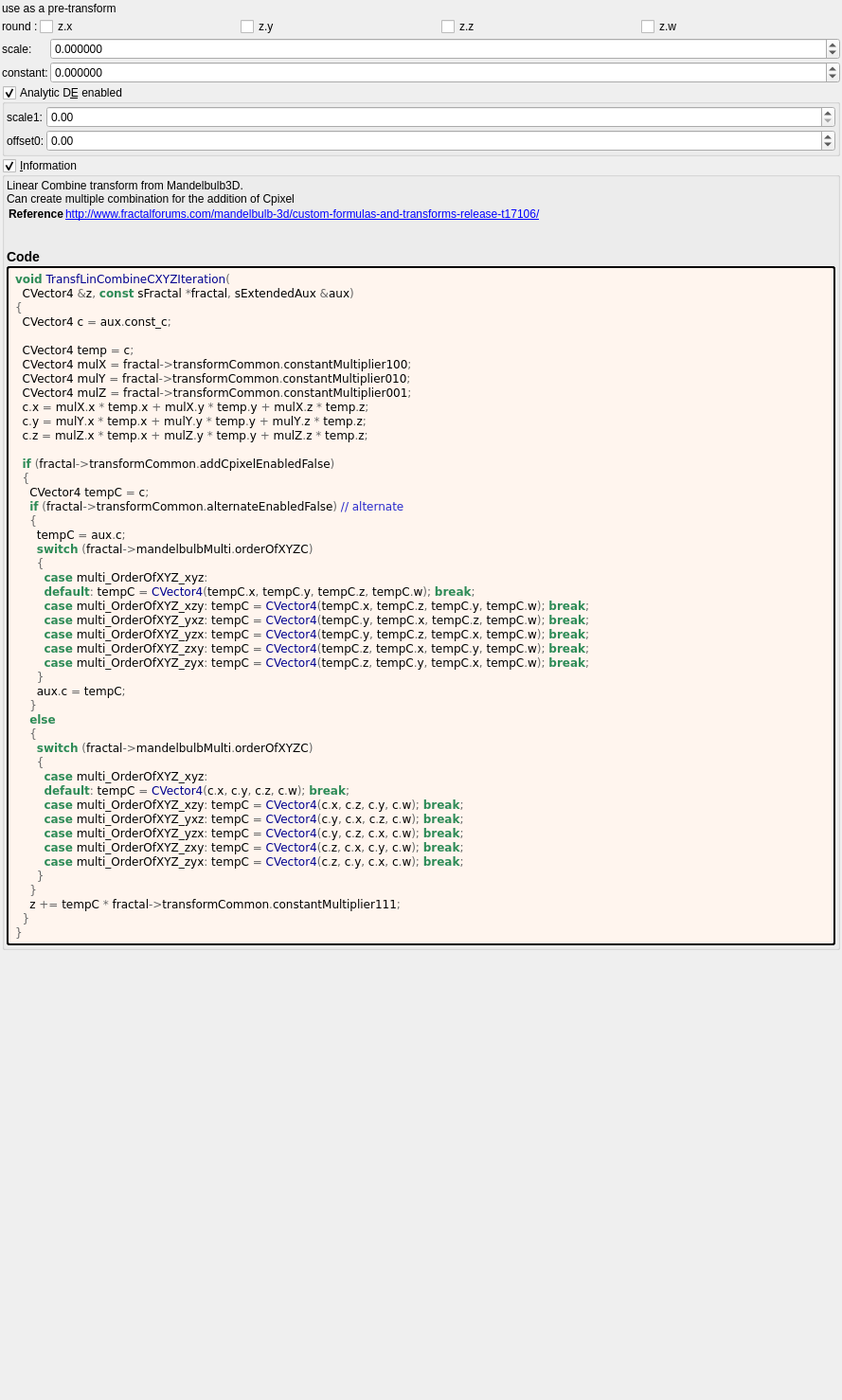
<?xml version="1.0" encoding="UTF-8"?>
<ui version="4.0">
 <class>Form</class>
 <widget class="QWidget" name="Form">
  <property name="geometry">
   <rect>
    <x>0</x>
    <y>0</y>
    <width>889</width>
    <height>1478</height>
   </rect>
  </property>
  <property name="windowTitle">
   <string notr="true">transf_lin_combine_cxyz</string>
  </property>
  <layout class="QVBoxLayout" name="verticalLayout">
   <property name="spacing">
    <number>2</number>
   </property>
   <property name="leftMargin">
    <number>2</number>
   </property>
   <property name="topMargin">
    <number>2</number>
   </property>
   <property name="rightMargin">
    <number>2</number>
   </property>
   <property name="bottomMargin">
    <number>2</number>
   </property>
   <item>
    <widget class="QLabel" name="label">
     <property name="toolTip">
      <string>&lt;html&gt;&lt;head/&gt;&lt;body&gt;&lt;p&gt;Cpixel is CVector3 c = ( c.x, c.y, c.z). It is each original point (pixel) in 3D space where the iteration starts from, ( c = original z for each point .) It is commonly found in formula structures z = f(z) + c.&lt;/p&gt;&lt;p&gt;The Cpixel multiplier effectively scales this point &amp;quot;c&amp;quot;.&lt;/p&gt;&lt;/body&gt;&lt;/html&gt;</string>
     </property>
     <property name="text">
      <string>use as a pre-transform</string>
     </property>
     <property name="wordWrap">
      <bool>true</bool>
     </property>
    </widget>
   </item>
   <item>
    <layout class="QGridLayout" name="gridLayout_50" columnstretch="0,1,1,1,1">
     <property name="spacing">
      <number>2</number>
     </property>
     <item row="0" column="0">
      <widget class="QLabel" name="label_40">
       <property name="text">
        <string notr="true">round :</string>
       </property>
      </widget>
     </item>
     <item row="0" column="3">
      <widget class="MyCheckBox" name="checkBox_transf_function_enabledz">
       <property name="text">
        <string notr="true">z.z</string>
       </property>
      </widget>
     </item>
     <item row="0" column="1">
      <widget class="MyCheckBox" name="checkBox_transf_function_enabledx">
       <property name="text">
        <string notr="true">z.x</string>
       </property>
      </widget>
     </item>
     <item row="0" column="2">
      <widget class="MyCheckBox" name="checkBox_transf_function_enabledy">
       <property name="text">
        <string notr="true">z.y</string>
       </property>
      </widget>
     </item>
     <item row="0" column="4">
      <widget class="MyCheckBox" name="checkBox_transf_function_enabledw_false">
       <property name="text">
        <string notr="true">z.w</string>
       </property>
      </widget>
     </item>
    </layout>
   </item>
   <item>
    <layout class="QGridLayout" name="gridLayout_51" columnstretch="0,1">
     <property name="spacing">
      <number>2</number>
     </property>
     <item row="0" column="1">
      <widget class="MyDoubleSpinBox" name="spinbox_transf_scale_25">
       <property name="sizePolicy">
        <sizepolicy hsizetype="Minimum" vsizetype="Maximum">
         <horstretch>0</horstretch>
         <verstretch>0</verstretch>
        </sizepolicy>
       </property>
       <property name="prefix">
        <string/>
       </property>
       <property name="suffix">
        <string/>
       </property>
       <property name="decimals">
        <number>6</number>
       </property>
       <property name="minimum">
        <double>-99.989999999999995</double>
       </property>
       <property name="maximum">
        <double>99.989999999999995</double>
       </property>
       <property name="singleStep">
        <double>0.100000000000000</double>
       </property>
      </widget>
     </item>
     <item row="0" column="0">
      <widget class="QLabel" name="label_43">
       <property name="text">
        <string notr="true">scale:</string>
       </property>
      </widget>
     </item>
     <item row="1" column="0">
      <widget class="QLabel" name="label_131">
       <property name="text">
        <string notr="true">constant:</string>
       </property>
      </widget>
     </item>
     <item row="1" column="1">
      <widget class="MyDoubleSpinBox" name="spinbox_transf_scale_16">
       <property name="sizePolicy">
        <sizepolicy hsizetype="Minimum" vsizetype="Maximum">
         <horstretch>0</horstretch>
         <verstretch>0</verstretch>
        </sizepolicy>
       </property>
       <property name="prefix">
        <string/>
       </property>
       <property name="suffix">
        <string/>
       </property>
       <property name="decimals">
        <number>6</number>
       </property>
       <property name="minimum">
        <double>-99.989999999999995</double>
       </property>
       <property name="maximum">
        <double>99.989999999999995</double>
       </property>
       <property name="singleStep">
        <double>0.100000000000000</double>
       </property>
      </widget>
     </item>
    </layout>
   </item>
   <item>
    <widget class="MyGroupBox" name="groupCheck_analyticDE_enabled_false">
     <property name="title">
      <string>Analytic D&amp;E enabled</string>
     </property>
     <property name="checkable">
      <bool>true</bool>
     </property>
     <layout class="QVBoxLayout" name="verticalLayout_12" stretch="0">
      <property name="spacing">
       <number>2</number>
      </property>
      <property name="leftMargin">
       <number>2</number>
      </property>
      <property name="topMargin">
       <number>2</number>
      </property>
      <property name="rightMargin">
       <number>2</number>
      </property>
      <property name="bottomMargin">
       <number>2</number>
      </property>
      <item>
       <layout class="QGridLayout" name="gridLayout_28" columnstretch="0,0,1">
        <property name="spacing">
         <number>2</number>
        </property>
        <item row="1" column="1">
         <widget class="QLabel" name="label_178">
          <property name="text">
           <string>offset0:</string>
          </property>
         </widget>
        </item>
        <item row="0" column="1">
         <widget class="QLabel" name="label_179">
          <property name="text">
           <string>scale1:</string>
          </property>
         </widget>
        </item>
        <item row="0" column="2">
         <widget class="MyDoubleSpinBox" name="spinbox_analyticDE_scale_1">
          <property name="sizePolicy">
           <sizepolicy hsizetype="Minimum" vsizetype="Maximum">
            <horstretch>0</horstretch>
            <verstretch>0</verstretch>
           </sizepolicy>
          </property>
          <property name="prefix">
           <string/>
          </property>
          <property name="suffix">
           <string/>
          </property>
          <property name="decimals">
           <number>2</number>
          </property>
          <property name="minimum">
           <double>0.000000000000000</double>
          </property>
          <property name="maximum">
           <double>99.989999999999995</double>
          </property>
          <property name="singleStep">
           <double>0.100000000000000</double>
          </property>
         </widget>
        </item>
        <item row="1" column="2">
         <widget class="MyDoubleSpinBox" name="spinbox_analyticDE_offset_0">
          <property name="sizePolicy">
           <sizepolicy hsizetype="Minimum" vsizetype="Maximum">
            <horstretch>0</horstretch>
            <verstretch>0</verstretch>
           </sizepolicy>
          </property>
          <property name="prefix">
           <string/>
          </property>
          <property name="suffix">
           <string/>
          </property>
          <property name="decimals">
           <number>2</number>
          </property>
          <property name="minimum">
           <double>-99.989999999999995</double>
          </property>
          <property name="maximum">
           <double>99.989999999999995</double>
          </property>
          <property name="singleStep">
           <double>0.100000000000000</double>
          </property>
         </widget>
        </item>
       </layout>
      </item>
     </layout>
    </widget>
   </item>
   <item>
    <widget class="MyGroupBox" name="groupCheck_info">
     <property name="title">
      <string>&amp;Information</string>
     </property>
     <property name="flat">
      <bool>false</bool>
     </property>
     <property name="checkable">
      <bool>true</bool>
     </property>
     <layout class="QVBoxLayout" name="verticalLayout_2">
      <property name="spacing">
       <number>2</number>
      </property>
      <property name="leftMargin">
       <number>2</number>
      </property>
      <property name="topMargin">
       <number>2</number>
      </property>
      <property name="rightMargin">
       <number>2</number>
      </property>
      <property name="bottomMargin">
       <number>2</number>
      </property>
      <item>
       <widget class="QLabel" name="label_information_general">
        <property name="text">
         <string notr="true">&lt;p&gt;Linear Combine transform from Mandelbulb3D.&lt;br&gt;Can create multiple combination for the addition of Cpixel&lt;/p&gt;&lt;table&gt;
&lt;tr&gt;&lt;th&gt;Reference&lt;/th&gt;&lt;td&gt;&lt;a href=&quot;http://www.fractalforums.com/mandelbulb-3d/custom-formulas-and-transforms-release-t17106/&quot;&gt;http://www.fractalforums.com/mandelbulb-3d/custom-formulas-and-transforms-release-t17106/&lt;br&gt;
&lt;/td&gt;&lt;/tr&gt;
&lt;/table&gt;
&lt;h3&gt;Code&lt;/h3&gt;</string>
        </property>
        <property name="wordWrap">
         <bool>true</bool>
        </property>
        <property name="openExternalLinks">
         <bool>true</bool>
        </property>
        <property name="textInteractionFlags">
         <set>Qt::LinksAccessibleByMouse|Qt::TextSelectableByMouse</set>
        </property>
       </widget>
      </item>
      <item>
       <widget class="QLabel" name="label_code_content">
        <property name="styleSheet">
         <string notr="true">border-style: outset; border-width: 2px; border-radius: 3px; border-color: black; background-color: #fff5ee; padding: 4px;</string>
        </property>
        <property name="text">
         <string notr="true">&lt;body style=&quot;background-color:#fff5ee&quot;&gt;
&lt;pre style=&quot;color:#000000; background-color:#fff5ee;  font-family:'Courier New',monospace;&quot;&gt;&lt;span style=&quot;color:#2e8b57; font-weight:bold&quot;&gt;void&lt;/span&gt; &lt;span style=&quot;color:#00008f&quot;&gt;TransfLinCombineCXYZIteration&lt;/span&gt;&lt;span style=&quot;color:#676767&quot;&gt;(&lt;/span&gt;
  CVector4 &lt;span style=&quot;color:#676767&quot;&gt;&amp;amp;&lt;/span&gt;z&lt;span style=&quot;color:#676767&quot;&gt;,&lt;/span&gt; &lt;span style=&quot;color:#2e8b57; font-weight:bold&quot;&gt;const&lt;/span&gt; sFractal &lt;span style=&quot;color:#676767&quot;&gt;*&lt;/span&gt;fractal&lt;span style=&quot;color:#676767&quot;&gt;,&lt;/span&gt; sExtendedAux &lt;span style=&quot;color:#676767&quot;&gt;&amp;amp;&lt;/span&gt;aux&lt;span style=&quot;color:#676767&quot;&gt;)&lt;/span&gt;
&lt;span style=&quot;color:#676767&quot;&gt;{&lt;/span&gt;
  CVector4 c &lt;span style=&quot;color:#676767&quot;&gt;=&lt;/span&gt; aux&lt;span style=&quot;color:#676767&quot;&gt;.&lt;/span&gt;const_c&lt;span style=&quot;color:#676767&quot;&gt;;&lt;/span&gt;

  CVector4 temp &lt;span style=&quot;color:#676767&quot;&gt;=&lt;/span&gt; c&lt;span style=&quot;color:#676767&quot;&gt;;&lt;/span&gt;
  CVector4 mulX &lt;span style=&quot;color:#676767&quot;&gt;=&lt;/span&gt; fractal&lt;span style=&quot;color:#676767&quot;&gt;-&amp;gt;&lt;/span&gt;transformCommon&lt;span style=&quot;color:#676767&quot;&gt;.&lt;/span&gt;constantMultiplier100&lt;span style=&quot;color:#676767&quot;&gt;;&lt;/span&gt;
  CVector4 mulY &lt;span style=&quot;color:#676767&quot;&gt;=&lt;/span&gt; fractal&lt;span style=&quot;color:#676767&quot;&gt;-&amp;gt;&lt;/span&gt;transformCommon&lt;span style=&quot;color:#676767&quot;&gt;.&lt;/span&gt;constantMultiplier010&lt;span style=&quot;color:#676767&quot;&gt;;&lt;/span&gt;
  CVector4 mulZ &lt;span style=&quot;color:#676767&quot;&gt;=&lt;/span&gt; fractal&lt;span style=&quot;color:#676767&quot;&gt;-&amp;gt;&lt;/span&gt;transformCommon&lt;span style=&quot;color:#676767&quot;&gt;.&lt;/span&gt;constantMultiplier001&lt;span style=&quot;color:#676767&quot;&gt;;&lt;/span&gt;
  c&lt;span style=&quot;color:#676767&quot;&gt;.&lt;/span&gt;x &lt;span style=&quot;color:#676767&quot;&gt;=&lt;/span&gt; mulX&lt;span style=&quot;color:#676767&quot;&gt;.&lt;/span&gt;x &lt;span style=&quot;color:#676767&quot;&gt;*&lt;/span&gt; temp&lt;span style=&quot;color:#676767&quot;&gt;.&lt;/span&gt;x &lt;span style=&quot;color:#676767&quot;&gt;+&lt;/span&gt; mulX&lt;span style=&quot;color:#676767&quot;&gt;.&lt;/span&gt;y &lt;span style=&quot;color:#676767&quot;&gt;*&lt;/span&gt; temp&lt;span style=&quot;color:#676767&quot;&gt;.&lt;/span&gt;y &lt;span style=&quot;color:#676767&quot;&gt;+&lt;/span&gt; mulX&lt;span style=&quot;color:#676767&quot;&gt;.&lt;/span&gt;z &lt;span style=&quot;color:#676767&quot;&gt;*&lt;/span&gt; temp&lt;span style=&quot;color:#676767&quot;&gt;.&lt;/span&gt;z&lt;span style=&quot;color:#676767&quot;&gt;;&lt;/span&gt;
  c&lt;span style=&quot;color:#676767&quot;&gt;.&lt;/span&gt;y &lt;span style=&quot;color:#676767&quot;&gt;=&lt;/span&gt; mulY&lt;span style=&quot;color:#676767&quot;&gt;.&lt;/span&gt;x &lt;span style=&quot;color:#676767&quot;&gt;*&lt;/span&gt; temp&lt;span style=&quot;color:#676767&quot;&gt;.&lt;/span&gt;x &lt;span style=&quot;color:#676767&quot;&gt;+&lt;/span&gt; mulY&lt;span style=&quot;color:#676767&quot;&gt;.&lt;/span&gt;y &lt;span style=&quot;color:#676767&quot;&gt;*&lt;/span&gt; temp&lt;span style=&quot;color:#676767&quot;&gt;.&lt;/span&gt;y &lt;span style=&quot;color:#676767&quot;&gt;+&lt;/span&gt; mulY&lt;span style=&quot;color:#676767&quot;&gt;.&lt;/span&gt;z &lt;span style=&quot;color:#676767&quot;&gt;*&lt;/span&gt; temp&lt;span style=&quot;color:#676767&quot;&gt;.&lt;/span&gt;z&lt;span style=&quot;color:#676767&quot;&gt;;&lt;/span&gt;
  c&lt;span style=&quot;color:#676767&quot;&gt;.&lt;/span&gt;z &lt;span style=&quot;color:#676767&quot;&gt;=&lt;/span&gt; mulZ&lt;span style=&quot;color:#676767&quot;&gt;.&lt;/span&gt;x &lt;span style=&quot;color:#676767&quot;&gt;*&lt;/span&gt; temp&lt;span style=&quot;color:#676767&quot;&gt;.&lt;/span&gt;x &lt;span style=&quot;color:#676767&quot;&gt;+&lt;/span&gt; mulZ&lt;span style=&quot;color:#676767&quot;&gt;.&lt;/span&gt;y &lt;span style=&quot;color:#676767&quot;&gt;*&lt;/span&gt; temp&lt;span style=&quot;color:#676767&quot;&gt;.&lt;/span&gt;y &lt;span style=&quot;color:#676767&quot;&gt;+&lt;/span&gt; mulZ&lt;span style=&quot;color:#676767&quot;&gt;.&lt;/span&gt;z &lt;span style=&quot;color:#676767&quot;&gt;*&lt;/span&gt; temp&lt;span style=&quot;color:#676767&quot;&gt;.&lt;/span&gt;z&lt;span style=&quot;color:#676767&quot;&gt;;&lt;/span&gt;

  &lt;span style=&quot;color:#2e8b57; font-weight:bold&quot;&gt;if&lt;/span&gt; &lt;span style=&quot;color:#676767&quot;&gt;(&lt;/span&gt;fractal&lt;span style=&quot;color:#676767&quot;&gt;-&amp;gt;&lt;/span&gt;transformCommon&lt;span style=&quot;color:#676767&quot;&gt;.&lt;/span&gt;addCpixelEnabledFalse&lt;span style=&quot;color:#676767&quot;&gt;)&lt;/span&gt;
  &lt;span style=&quot;color:#676767&quot;&gt;{&lt;/span&gt;
    CVector4 tempC &lt;span style=&quot;color:#676767&quot;&gt;=&lt;/span&gt; c&lt;span style=&quot;color:#676767&quot;&gt;;&lt;/span&gt;
    &lt;span style=&quot;color:#2e8b57; font-weight:bold&quot;&gt;if&lt;/span&gt; &lt;span style=&quot;color:#676767&quot;&gt;(&lt;/span&gt;fractal&lt;span style=&quot;color:#676767&quot;&gt;-&amp;gt;&lt;/span&gt;transformCommon&lt;span style=&quot;color:#676767&quot;&gt;.&lt;/span&gt;alternateEnabledFalse&lt;span style=&quot;color:#676767&quot;&gt;)&lt;/span&gt; &lt;span style=&quot;color:#2929cc&quot;&gt;// alternate&lt;/span&gt;
    &lt;span style=&quot;color:#676767&quot;&gt;{&lt;/span&gt;
      tempC &lt;span style=&quot;color:#676767&quot;&gt;=&lt;/span&gt; aux&lt;span style=&quot;color:#676767&quot;&gt;.&lt;/span&gt;c&lt;span style=&quot;color:#676767&quot;&gt;;&lt;/span&gt;
      &lt;span style=&quot;color:#2e8b57; font-weight:bold&quot;&gt;switch&lt;/span&gt; &lt;span style=&quot;color:#676767&quot;&gt;(&lt;/span&gt;fractal&lt;span style=&quot;color:#676767&quot;&gt;-&amp;gt;&lt;/span&gt;mandelbulbMulti&lt;span style=&quot;color:#676767&quot;&gt;.&lt;/span&gt;orderOfXYZC&lt;span style=&quot;color:#676767&quot;&gt;)&lt;/span&gt;
      &lt;span style=&quot;color:#676767&quot;&gt;{&lt;/span&gt;
        &lt;span style=&quot;color:#2e8b57; font-weight:bold&quot;&gt;case&lt;/span&gt; multi_OrderOfXYZ_xyz&lt;span style=&quot;color:#676767&quot;&gt;:&lt;/span&gt;
        &lt;span style=&quot;color:#2e8b57; font-weight:bold&quot;&gt;default&lt;/span&gt;&lt;span style=&quot;color:#676767&quot;&gt;:&lt;/span&gt; tempC &lt;span style=&quot;color:#676767&quot;&gt;=&lt;/span&gt; &lt;span style=&quot;color:#00008f&quot;&gt;CVector4&lt;/span&gt;&lt;span style=&quot;color:#676767&quot;&gt;(&lt;/span&gt;tempC&lt;span style=&quot;color:#676767&quot;&gt;.&lt;/span&gt;x&lt;span style=&quot;color:#676767&quot;&gt;,&lt;/span&gt; tempC&lt;span style=&quot;color:#676767&quot;&gt;.&lt;/span&gt;y&lt;span style=&quot;color:#676767&quot;&gt;,&lt;/span&gt; tempC&lt;span style=&quot;color:#676767&quot;&gt;.&lt;/span&gt;z&lt;span style=&quot;color:#676767&quot;&gt;,&lt;/span&gt; tempC&lt;span style=&quot;color:#676767&quot;&gt;.&lt;/span&gt;w&lt;span style=&quot;color:#676767&quot;&gt;);&lt;/span&gt; &lt;span style=&quot;color:#2e8b57; font-weight:bold&quot;&gt;break&lt;/span&gt;&lt;span style=&quot;color:#676767&quot;&gt;;&lt;/span&gt;
        &lt;span style=&quot;color:#2e8b57; font-weight:bold&quot;&gt;case&lt;/span&gt; multi_OrderOfXYZ_xzy&lt;span style=&quot;color:#676767&quot;&gt;:&lt;/span&gt; tempC &lt;span style=&quot;color:#676767&quot;&gt;=&lt;/span&gt; &lt;span style=&quot;color:#00008f&quot;&gt;CVector4&lt;/span&gt;&lt;span style=&quot;color:#676767&quot;&gt;(&lt;/span&gt;tempC&lt;span style=&quot;color:#676767&quot;&gt;.&lt;/span&gt;x&lt;span style=&quot;color:#676767&quot;&gt;,&lt;/span&gt; tempC&lt;span style=&quot;color:#676767&quot;&gt;.&lt;/span&gt;z&lt;span style=&quot;color:#676767&quot;&gt;,&lt;/span&gt; tempC&lt;span style=&quot;color:#676767&quot;&gt;.&lt;/span&gt;y&lt;span style=&quot;color:#676767&quot;&gt;,&lt;/span&gt; tempC&lt;span style=&quot;color:#676767&quot;&gt;.&lt;/span&gt;w&lt;span style=&quot;color:#676767&quot;&gt;);&lt;/span&gt; &lt;span style=&quot;color:#2e8b57; font-weight:bold&quot;&gt;break&lt;/span&gt;&lt;span style=&quot;color:#676767&quot;&gt;;&lt;/span&gt;
        &lt;span style=&quot;color:#2e8b57; font-weight:bold&quot;&gt;case&lt;/span&gt; multi_OrderOfXYZ_yxz&lt;span style=&quot;color:#676767&quot;&gt;:&lt;/span&gt; tempC &lt;span style=&quot;color:#676767&quot;&gt;=&lt;/span&gt; &lt;span style=&quot;color:#00008f&quot;&gt;CVector4&lt;/span&gt;&lt;span style=&quot;color:#676767&quot;&gt;(&lt;/span&gt;tempC&lt;span style=&quot;color:#676767&quot;&gt;.&lt;/span&gt;y&lt;span style=&quot;color:#676767&quot;&gt;,&lt;/span&gt; tempC&lt;span style=&quot;color:#676767&quot;&gt;.&lt;/span&gt;x&lt;span style=&quot;color:#676767&quot;&gt;,&lt;/span&gt; tempC&lt;span style=&quot;color:#676767&quot;&gt;.&lt;/span&gt;z&lt;span style=&quot;color:#676767&quot;&gt;,&lt;/span&gt; tempC&lt;span style=&quot;color:#676767&quot;&gt;.&lt;/span&gt;w&lt;span style=&quot;color:#676767&quot;&gt;);&lt;/span&gt; &lt;span style=&quot;color:#2e8b57; font-weight:bold&quot;&gt;break&lt;/span&gt;&lt;span style=&quot;color:#676767&quot;&gt;;&lt;/span&gt;
        &lt;span style=&quot;color:#2e8b57; font-weight:bold&quot;&gt;case&lt;/span&gt; multi_OrderOfXYZ_yzx&lt;span style=&quot;color:#676767&quot;&gt;:&lt;/span&gt; tempC &lt;span style=&quot;color:#676767&quot;&gt;=&lt;/span&gt; &lt;span style=&quot;color:#00008f&quot;&gt;CVector4&lt;/span&gt;&lt;span style=&quot;color:#676767&quot;&gt;(&lt;/span&gt;tempC&lt;span style=&quot;color:#676767&quot;&gt;.&lt;/span&gt;y&lt;span style=&quot;color:#676767&quot;&gt;,&lt;/span&gt; tempC&lt;span style=&quot;color:#676767&quot;&gt;.&lt;/span&gt;z&lt;span style=&quot;color:#676767&quot;&gt;,&lt;/span&gt; tempC&lt;span style=&quot;color:#676767&quot;&gt;.&lt;/span&gt;x&lt;span style=&quot;color:#676767&quot;&gt;,&lt;/span&gt; tempC&lt;span style=&quot;color:#676767&quot;&gt;.&lt;/span&gt;w&lt;span style=&quot;color:#676767&quot;&gt;);&lt;/span&gt; &lt;span style=&quot;color:#2e8b57; font-weight:bold&quot;&gt;break&lt;/span&gt;&lt;span style=&quot;color:#676767&quot;&gt;;&lt;/span&gt;
        &lt;span style=&quot;color:#2e8b57; font-weight:bold&quot;&gt;case&lt;/span&gt; multi_OrderOfXYZ_zxy&lt;span style=&quot;color:#676767&quot;&gt;:&lt;/span&gt; tempC &lt;span style=&quot;color:#676767&quot;&gt;=&lt;/span&gt; &lt;span style=&quot;color:#00008f&quot;&gt;CVector4&lt;/span&gt;&lt;span style=&quot;color:#676767&quot;&gt;(&lt;/span&gt;tempC&lt;span style=&quot;color:#676767&quot;&gt;.&lt;/span&gt;z&lt;span style=&quot;color:#676767&quot;&gt;,&lt;/span&gt; tempC&lt;span style=&quot;color:#676767&quot;&gt;.&lt;/span&gt;x&lt;span style=&quot;color:#676767&quot;&gt;,&lt;/span&gt; tempC&lt;span style=&quot;color:#676767&quot;&gt;.&lt;/span&gt;y&lt;span style=&quot;color:#676767&quot;&gt;,&lt;/span&gt; tempC&lt;span style=&quot;color:#676767&quot;&gt;.&lt;/span&gt;w&lt;span style=&quot;color:#676767&quot;&gt;);&lt;/span&gt; &lt;span style=&quot;color:#2e8b57; font-weight:bold&quot;&gt;break&lt;/span&gt;&lt;span style=&quot;color:#676767&quot;&gt;;&lt;/span&gt;
        &lt;span style=&quot;color:#2e8b57; font-weight:bold&quot;&gt;case&lt;/span&gt; multi_OrderOfXYZ_zyx&lt;span style=&quot;color:#676767&quot;&gt;:&lt;/span&gt; tempC &lt;span style=&quot;color:#676767&quot;&gt;=&lt;/span&gt; &lt;span style=&quot;color:#00008f&quot;&gt;CVector4&lt;/span&gt;&lt;span style=&quot;color:#676767&quot;&gt;(&lt;/span&gt;tempC&lt;span style=&quot;color:#676767&quot;&gt;.&lt;/span&gt;z&lt;span style=&quot;color:#676767&quot;&gt;,&lt;/span&gt; tempC&lt;span style=&quot;color:#676767&quot;&gt;.&lt;/span&gt;y&lt;span style=&quot;color:#676767&quot;&gt;,&lt;/span&gt; tempC&lt;span style=&quot;color:#676767&quot;&gt;.&lt;/span&gt;x&lt;span style=&quot;color:#676767&quot;&gt;,&lt;/span&gt; tempC&lt;span style=&quot;color:#676767&quot;&gt;.&lt;/span&gt;w&lt;span style=&quot;color:#676767&quot;&gt;);&lt;/span&gt; &lt;span style=&quot;color:#2e8b57; font-weight:bold&quot;&gt;break&lt;/span&gt;&lt;span style=&quot;color:#676767&quot;&gt;;&lt;/span&gt;
      &lt;span style=&quot;color:#676767&quot;&gt;}&lt;/span&gt;
      aux&lt;span style=&quot;color:#676767&quot;&gt;.&lt;/span&gt;c &lt;span style=&quot;color:#676767&quot;&gt;=&lt;/span&gt; tempC&lt;span style=&quot;color:#676767&quot;&gt;;&lt;/span&gt;
    &lt;span style=&quot;color:#676767&quot;&gt;}&lt;/span&gt;
    &lt;span style=&quot;color:#2e8b57; font-weight:bold&quot;&gt;else&lt;/span&gt;
    &lt;span style=&quot;color:#676767&quot;&gt;{&lt;/span&gt;
      &lt;span style=&quot;color:#2e8b57; font-weight:bold&quot;&gt;switch&lt;/span&gt; &lt;span style=&quot;color:#676767&quot;&gt;(&lt;/span&gt;fractal&lt;span style=&quot;color:#676767&quot;&gt;-&amp;gt;&lt;/span&gt;mandelbulbMulti&lt;span style=&quot;color:#676767&quot;&gt;.&lt;/span&gt;orderOfXYZC&lt;span style=&quot;color:#676767&quot;&gt;)&lt;/span&gt;
      &lt;span style=&quot;color:#676767&quot;&gt;{&lt;/span&gt;
        &lt;span style=&quot;color:#2e8b57; font-weight:bold&quot;&gt;case&lt;/span&gt; multi_OrderOfXYZ_xyz&lt;span style=&quot;color:#676767&quot;&gt;:&lt;/span&gt;
        &lt;span style=&quot;color:#2e8b57; font-weight:bold&quot;&gt;default&lt;/span&gt;&lt;span style=&quot;color:#676767&quot;&gt;:&lt;/span&gt; tempC &lt;span style=&quot;color:#676767&quot;&gt;=&lt;/span&gt; &lt;span style=&quot;color:#00008f&quot;&gt;CVector4&lt;/span&gt;&lt;span style=&quot;color:#676767&quot;&gt;(&lt;/span&gt;c&lt;span style=&quot;color:#676767&quot;&gt;.&lt;/span&gt;x&lt;span style=&quot;color:#676767&quot;&gt;,&lt;/span&gt; c&lt;span style=&quot;color:#676767&quot;&gt;.&lt;/span&gt;y&lt;span style=&quot;color:#676767&quot;&gt;,&lt;/span&gt; c&lt;span style=&quot;color:#676767&quot;&gt;.&lt;/span&gt;z&lt;span style=&quot;color:#676767&quot;&gt;,&lt;/span&gt; c&lt;span style=&quot;color:#676767&quot;&gt;.&lt;/span&gt;w&lt;span style=&quot;color:#676767&quot;&gt;);&lt;/span&gt; &lt;span style=&quot;color:#2e8b57; font-weight:bold&quot;&gt;break&lt;/span&gt;&lt;span style=&quot;color:#676767&quot;&gt;;&lt;/span&gt;
        &lt;span style=&quot;color:#2e8b57; font-weight:bold&quot;&gt;case&lt;/span&gt; multi_OrderOfXYZ_xzy&lt;span style=&quot;color:#676767&quot;&gt;:&lt;/span&gt; tempC &lt;span style=&quot;color:#676767&quot;&gt;=&lt;/span&gt; &lt;span style=&quot;color:#00008f&quot;&gt;CVector4&lt;/span&gt;&lt;span style=&quot;color:#676767&quot;&gt;(&lt;/span&gt;c&lt;span style=&quot;color:#676767&quot;&gt;.&lt;/span&gt;x&lt;span style=&quot;color:#676767&quot;&gt;,&lt;/span&gt; c&lt;span style=&quot;color:#676767&quot;&gt;.&lt;/span&gt;z&lt;span style=&quot;color:#676767&quot;&gt;,&lt;/span&gt; c&lt;span style=&quot;color:#676767&quot;&gt;.&lt;/span&gt;y&lt;span style=&quot;color:#676767&quot;&gt;,&lt;/span&gt; c&lt;span style=&quot;color:#676767&quot;&gt;.&lt;/span&gt;w&lt;span style=&quot;color:#676767&quot;&gt;);&lt;/span&gt; &lt;span style=&quot;color:#2e8b57; font-weight:bold&quot;&gt;break&lt;/span&gt;&lt;span style=&quot;color:#676767&quot;&gt;;&lt;/span&gt;
        &lt;span style=&quot;color:#2e8b57; font-weight:bold&quot;&gt;case&lt;/span&gt; multi_OrderOfXYZ_yxz&lt;span style=&quot;color:#676767&quot;&gt;:&lt;/span&gt; tempC &lt;span style=&quot;color:#676767&quot;&gt;=&lt;/span&gt; &lt;span style=&quot;color:#00008f&quot;&gt;CVector4&lt;/span&gt;&lt;span style=&quot;color:#676767&quot;&gt;(&lt;/span&gt;c&lt;span style=&quot;color:#676767&quot;&gt;.&lt;/span&gt;y&lt;span style=&quot;color:#676767&quot;&gt;,&lt;/span&gt; c&lt;span style=&quot;color:#676767&quot;&gt;.&lt;/span&gt;x&lt;span style=&quot;color:#676767&quot;&gt;,&lt;/span&gt; c&lt;span style=&quot;color:#676767&quot;&gt;.&lt;/span&gt;z&lt;span style=&quot;color:#676767&quot;&gt;,&lt;/span&gt; c&lt;span style=&quot;color:#676767&quot;&gt;.&lt;/span&gt;w&lt;span style=&quot;color:#676767&quot;&gt;);&lt;/span&gt; &lt;span style=&quot;color:#2e8b57; font-weight:bold&quot;&gt;break&lt;/span&gt;&lt;span style=&quot;color:#676767&quot;&gt;;&lt;/span&gt;
        &lt;span style=&quot;color:#2e8b57; font-weight:bold&quot;&gt;case&lt;/span&gt; multi_OrderOfXYZ_yzx&lt;span style=&quot;color:#676767&quot;&gt;:&lt;/span&gt; tempC &lt;span style=&quot;color:#676767&quot;&gt;=&lt;/span&gt; &lt;span style=&quot;color:#00008f&quot;&gt;CVector4&lt;/span&gt;&lt;span style=&quot;color:#676767&quot;&gt;(&lt;/span&gt;c&lt;span style=&quot;color:#676767&quot;&gt;.&lt;/span&gt;y&lt;span style=&quot;color:#676767&quot;&gt;,&lt;/span&gt; c&lt;span style=&quot;color:#676767&quot;&gt;.&lt;/span&gt;z&lt;span style=&quot;color:#676767&quot;&gt;,&lt;/span&gt; c&lt;span style=&quot;color:#676767&quot;&gt;.&lt;/span&gt;x&lt;span style=&quot;color:#676767&quot;&gt;,&lt;/span&gt; c&lt;span style=&quot;color:#676767&quot;&gt;.&lt;/span&gt;w&lt;span style=&quot;color:#676767&quot;&gt;);&lt;/span&gt; &lt;span style=&quot;color:#2e8b57; font-weight:bold&quot;&gt;break&lt;/span&gt;&lt;span style=&quot;color:#676767&quot;&gt;;&lt;/span&gt;
        &lt;span style=&quot;color:#2e8b57; font-weight:bold&quot;&gt;case&lt;/span&gt; multi_OrderOfXYZ_zxy&lt;span style=&quot;color:#676767&quot;&gt;:&lt;/span&gt; tempC &lt;span style=&quot;color:#676767&quot;&gt;=&lt;/span&gt; &lt;span style=&quot;color:#00008f&quot;&gt;CVector4&lt;/span&gt;&lt;span style=&quot;color:#676767&quot;&gt;(&lt;/span&gt;c&lt;span style=&quot;color:#676767&quot;&gt;.&lt;/span&gt;z&lt;span style=&quot;color:#676767&quot;&gt;,&lt;/span&gt; c&lt;span style=&quot;color:#676767&quot;&gt;.&lt;/span&gt;x&lt;span style=&quot;color:#676767&quot;&gt;,&lt;/span&gt; c&lt;span style=&quot;color:#676767&quot;&gt;.&lt;/span&gt;y&lt;span style=&quot;color:#676767&quot;&gt;,&lt;/span&gt; c&lt;span style=&quot;color:#676767&quot;&gt;.&lt;/span&gt;w&lt;span style=&quot;color:#676767&quot;&gt;);&lt;/span&gt; &lt;span style=&quot;color:#2e8b57; font-weight:bold&quot;&gt;break&lt;/span&gt;&lt;span style=&quot;color:#676767&quot;&gt;;&lt;/span&gt;
        &lt;span style=&quot;color:#2e8b57; font-weight:bold&quot;&gt;case&lt;/span&gt; multi_OrderOfXYZ_zyx&lt;span style=&quot;color:#676767&quot;&gt;:&lt;/span&gt; tempC &lt;span style=&quot;color:#676767&quot;&gt;=&lt;/span&gt; &lt;span style=&quot;color:#00008f&quot;&gt;CVector4&lt;/span&gt;&lt;span style=&quot;color:#676767&quot;&gt;(&lt;/span&gt;c&lt;span style=&quot;color:#676767&quot;&gt;.&lt;/span&gt;z&lt;span style=&quot;color:#676767&quot;&gt;,&lt;/span&gt; c&lt;span style=&quot;color:#676767&quot;&gt;.&lt;/span&gt;y&lt;span style=&quot;color:#676767&quot;&gt;,&lt;/span&gt; c&lt;span style=&quot;color:#676767&quot;&gt;.&lt;/span&gt;x&lt;span style=&quot;color:#676767&quot;&gt;,&lt;/span&gt; c&lt;span style=&quot;color:#676767&quot;&gt;.&lt;/span&gt;w&lt;span style=&quot;color:#676767&quot;&gt;);&lt;/span&gt; &lt;span style=&quot;color:#2e8b57; font-weight:bold&quot;&gt;break&lt;/span&gt;&lt;span style=&quot;color:#676767&quot;&gt;;&lt;/span&gt;
      &lt;span style=&quot;color:#676767&quot;&gt;}&lt;/span&gt;
    &lt;span style=&quot;color:#676767&quot;&gt;}&lt;/span&gt;
    z &lt;span style=&quot;color:#676767&quot;&gt;+=&lt;/span&gt; tempC &lt;span style=&quot;color:#676767&quot;&gt;*&lt;/span&gt; fractal&lt;span style=&quot;color:#676767&quot;&gt;-&amp;gt;&lt;/span&gt;transformCommon&lt;span style=&quot;color:#676767&quot;&gt;.&lt;/span&gt;constantMultiplier111&lt;span style=&quot;color:#676767&quot;&gt;;&lt;/span&gt;
  &lt;span style=&quot;color:#676767&quot;&gt;}&lt;/span&gt;
&lt;span style=&quot;color:#676767&quot;&gt;}&lt;/span&gt;
&lt;/pre&gt;
&lt;/body&gt;</string>
        </property>
        <property name="wordWrap">
         <bool>true</bool>
        </property>
        <property name="openExternalLinks">
         <bool>true</bool>
        </property>
        <property name="textInteractionFlags">
         <set>Qt::LinksAccessibleByMouse|Qt::TextSelectableByMouse</set>
        </property>
       </widget>
      </item>
     </layout>
    </widget>
   </item>
   <item>
    <spacer name="verticalSpacer">
     <property name="orientation">
      <enum>Qt::Vertical</enum>
     </property>
     <property name="sizeHint" stdset="0">
      <size>
       <width>20</width>
       <height>40</height>
      </size>
     </property>
    </spacer>
   </item>
  </layout>
 </widget>
 <customwidgets>
  <customwidget>
   <class>MyGroupBox</class>
   <extends>QGroupBox</extends>
   <header>my_group_box.h</header>
   <container>1</container>
  </customwidget>
  <customwidget>
   <class>MyDoubleSpinBox</class>
   <extends>QDoubleSpinBox</extends>
   <header>my_double_spin_box.h</header>
  </customwidget>
  <customwidget>
   <class>MyCheckBox</class>
   <extends>QCheckBox</extends>
   <header>my_check_box.h</header>
  </customwidget>
 </customwidgets>
 <tabstops>
  <tabstop>groupCheck_info</tabstop>
 </tabstops>
 <resources/>
 <connections/>
</ui>
